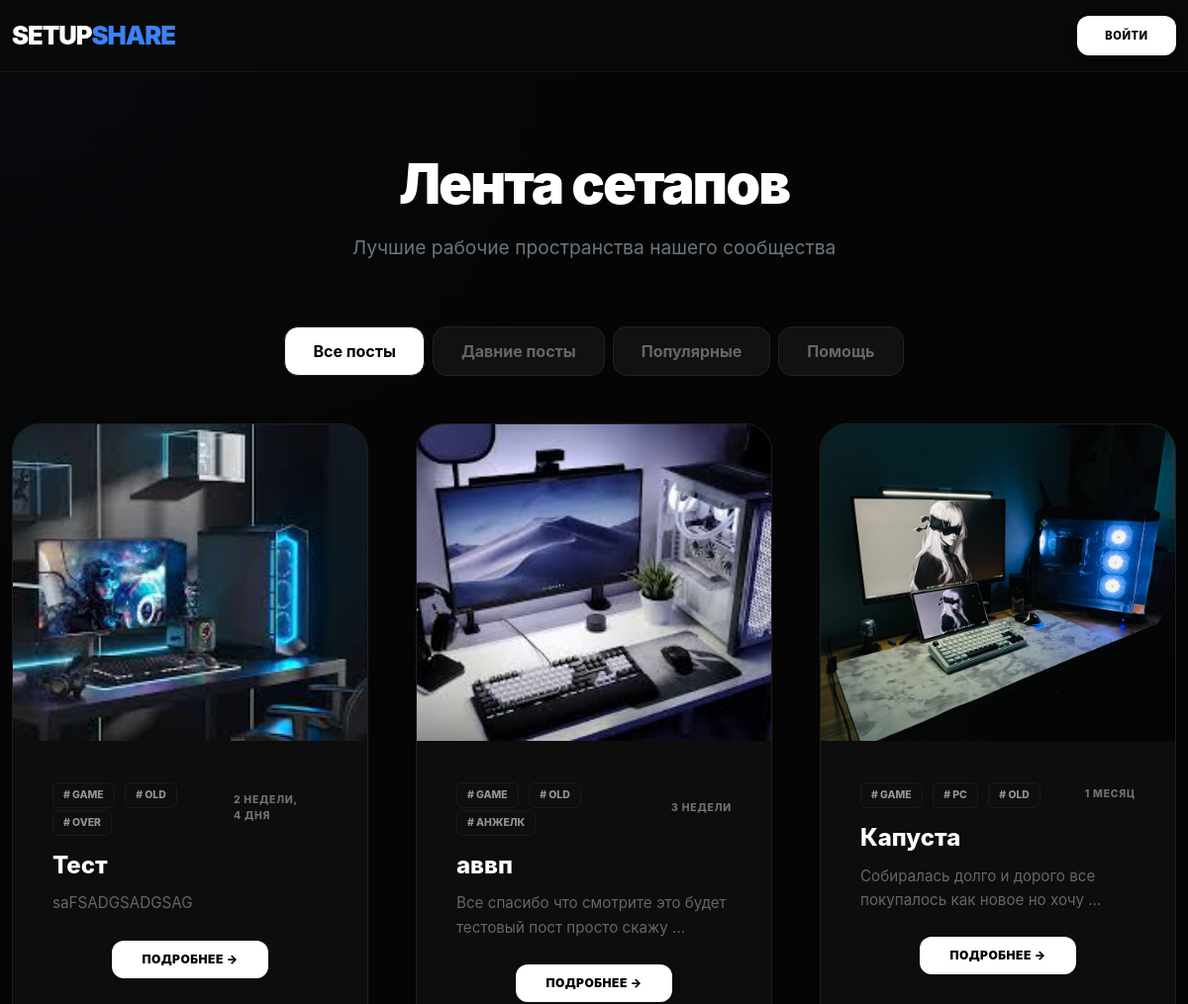
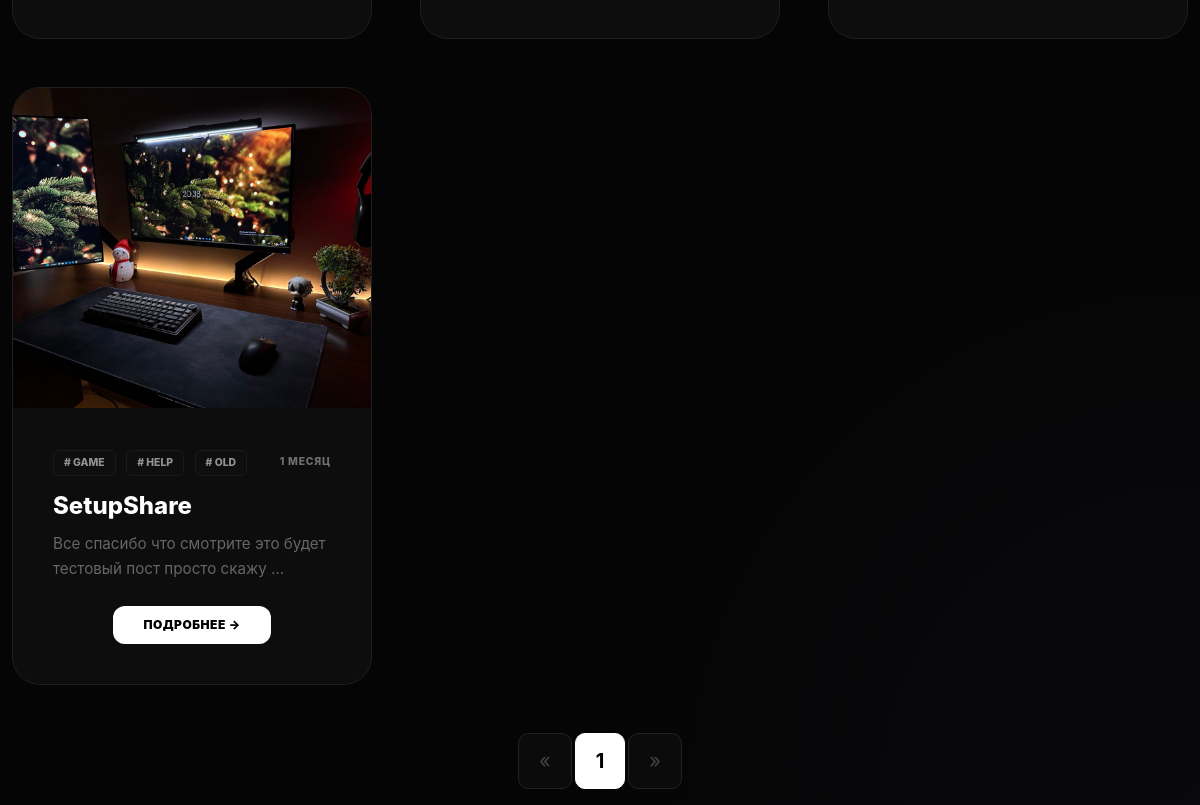
The page / on the database its author committed (2 pictures, top to bottom).
### main/models.py (models this page shows, shortened)
class SetupPosts(models.Model):
    title = models.CharField(max_length=50, verbose_name='Название поста')
    main_photo = models.ImageField(upload_to='main_photo')
    more_photo1 = models.ImageField(upload_to='morePhoto1', blank=True, null=True)
    more_photo2 = models.ImageField(upload_to='morePhoto2', blank=True, null=True)
    more_photo3 = models.ImageField(upload_to='morePhoto3', blank=True, null=True)
    cpu = models.CharField(max_length=20, verbose_name='Процесор')
    gpu = models.CharField(max_length=20, verbose_name='Видеокарта')
    ram = models.CharField(max_length=20, verbose_name='Оперативка')
    ssd = models.CharField(max_length=30, verbose_name='Накопитель')
    monitor = models.CharField(max_length=30, verbose_name='Монитор')
    ps = models.CharField(max_length=30, blank=True, null=True, verbose_name='БП')
    comment = models.CharField(blank=True, null=True, max_length=100, verbose_name='Дополнение')
    story_setup = models.TextField(blank=True, null=True, verbose_name='История Сборки')
    tegs = models.ManyToManyField(Tag, blank=True, verbose_name='Теги', related_name='posts')
    time = models.DateTimeField(auto_now_add=True, verbose_name="Дата публикации")
    likes = models.ManyToManyField(settings.AUTH_USER_MODEL, related_name='post_likes')
    creator = models.ForeignKey(settings.AUTH_USER_MODEL, on_delete=models.CASCADE)

class Tag(models.Model):
    name = models.CharField(max_length=50, verbose_name='Название тега')

### main/views.py (the view)
# urls.py: path('', views.MainPagePostViews.as_view(), name='main_page'),
class MainPagePostViews(ListView):
    template_name = 'main/index.html'
    model = SetupPosts
    context_object_name = 'posts'
    ordering = ['-time']
    paginate_by = 12
    def get_queryset(self):
        sort = self.request.GET.get('status')
        if sort == 'old':
            return SetupPosts.objects.order_by('time')
        elif sort == 'likes':
            return SetupPosts.objects.annotate(lik=Count('likes')).order_by('-lik')
        elif sort == 'help':
            return SetupPosts.objects.filter(tegs__name='help')
        else:
            return SetupPosts.objects.all().order_by('-time')

### templates/main/index.html (shortened to what this page needs)
{% extends "base.html" %}
{% load static %}
{% block extra_css %}
<link href="https://cdn.jsdelivr.net/npm/bootstrap@5.3.0/dist/css/bootstrap.min.css" rel="stylesheet">
<link rel="stylesheet" href="{% static "common.css" %}">
<link rel="stylesheet" href="{% static "main/index.css" %}">
{% endblock extra_css %}
{% block content %}
    <div class="container">
        <header class="hero-section text-center">
            <h1 class="hero-title">Лента сетапов</h1>
            <p class="hero-subtitle text-secondary">Лучшие рабочие пространства нашего сообщества</p>
        </header>
        <div class="filter-nav d-flex justify-content-center gap-2 mb-5">
            <a href="?status=all" class="filter-btn {% if request.GET.status == 'all' or not request.GET.status %}active{% endif %}">Все посты</a>
            <a href="?status=old" class="filter-btn {% if request.GET.status == 'old'%}active{% endif %}">Давние посты</a>
            <a href="?status=likes" class="filter-btn {% if request.GET.status == 'likes'%}active{% endif %}">Популярные</a>
            <a href="?status=help" class="filter-btn {% if request.GET.status == 'help'%}active{% endif %}">Помощь</a>
        </div>
        <div class="row row-cols-1 row-cols-md-2 row-cols-lg-3 g-5 mb-5">
            {% for post in posts %}
            <div class="col">
                <div class="card h-100">
                    <img src="{{ post.main_photo.url }}" class="card-img-top" alt="Setup">
                    <div class="card-body">
                        <div class="d-flex justify-content-between align-items-center mb-3">
                            <div class="tags-group">
                                {% for teg in post.tegs.all|slice:":3" %}
                                <span class="badge-custom"># {{ teg.name|slice:":6"}}</span>
                                {% endfor %}
                            </div>
                            <span class="post-time">{{post.time|timesince}}</span>
                        </div>
                        <h5 class="card-title">{{post.title}}</h5>
                        <p class="card-text">{{post.story_setup|truncatewords:10}}</p>
                        <form action="{% url 'main:detail_post' post.pk %}?next={{ request.get_full_path|urlencode }}">
                            <div class="mt-auto d-flex justify-content-center">
                                <button type='submit' onclick="location.href='detail.html'" class="btn-details">ПОДРОБНЕЕ →</button>
                            </div>
                        </form>
                    </div>
                </div>
            </div>
            {% endfor %}
        </div>
    </div>
<nav aria-label="Page navigation" class="mt-5">
  <ul class="pagination pagination-lg justify-content-center setup-pagination">
    {% if page_obj.has_previous %}
      <li class="page-item">
        <a class="page-link" href="?page={{ page_obj.previous_page_number }}" aria-label="Previous">
          <span aria-hidden="true">&laquo;</span>
        </a>
      </li>
    {% else %}
      <li class="page-item disabled"><span class="page-link">&laquo;</span></li>
    {% endif %}
    {% for page_num in page_obj.paginator.page_range %}
      {% if page_obj.number == page_num %}
        <li class="page-item active" aria-current="page">
          <span class="page-link">{{ page_num }}</span>
        </li>
      {% else %}
        <li class="page-item">
          <a class="page-link" href="?page={{ page_num }}">{{ page_num }}</a>
        </li>
      {% endif %}
    {% endfor %}
    {% if page_obj.has_next %}
      <li class="page-item">
        <a class="page-link" href="?page={{ page_obj.next_page_number }}" aria-label="Next">
          <span aria-hidden="true">&raquo;</span>
        </a>
      </li>
    {% else %}
      <li class="page-item disabled"><span class="page-link">&raquo;</span></li>
    {% endif %}
  </ul>
</nav>
{% endblock content %}

### templates/base.html (shortened to what this page needs)
<!DOCTYPE html>
<html lang="en" data-bs-theme="{% block theme %}light{% endblock %}">
<head>
    <link rel="stylesheet" href="https://cdnjs.cloudflare.com/ajax/libs/font-awesome/6.0.0/css/all.min.css">
    {% block extra_css %}{% endblock extra_css %}
</head>
<body>
<nav class="navbar navbar-expand-lg sticky-top custom-navbar">
    <div class="container d-flex justify-content-between align-items-center">
        <div class="nav-left">
            <a class="navbar-brand" href="{% url 'main:main_page' %}">SETUP<span>SHARE</span></a>
        </div>
        {% if user.is_authenticated %}
        <div class="nav-center d-none d-lg-block">
            <div class="user-welcome-center">
                Hi, <span class="highlight-name">{{request.user.username}}</span>!
            </div>
        </div>
        <div class="nav-right d-flex align-items-center gap-3">
            <a href="{% url 'Shop:mainshop' %}" class="btn-market-right">
                <i class="fa-solid fa-cart-shopping"></i> SetupMarket
            </a>
            <div class="control-capsule d-flex align-items-center">
                {% if user.is_staff %}
                    <a href="{% url 'admin:index' %}" class="btn-cap btn-admin-visible">Админ</a>
                {% endif %}
                <a href="{% url 'users:profile' pk=request.user.pk %}" class="btn-cap btn-profile-main">Профиль</a>
                <form action="{% url 'users:logout' %}" method="post" class="m-0">
                    {% csrf_token %}
                    <button type="submit" class="btn-cap btn-exit-large">Выйти</button>
                </form>
            </div>
        </div>
        {% else %}
        <div class="nav-right">
            <a href="{% url 'users:login' %}" class="btn-cap btn-profile-main">Войти</a>
        </div>
        {% endif %}
    </div>
</nav>
    {% block content %}
    {% endblock %}
</body>

### static/common.css (style rules this page uses)
:root { --bg-main: #050505; --accent-blue: #3b82f6; --bg-card: #0d0d0d; --text-muted: #94a3b8; --text-main: #e2e8f0; --border-color: #1f1f1f; --nav-height: 44px; }
body { background-color: var(--bg-main); background-image: radial-gradient(circle at 0% 0%, rgba(59, 130, 246, 0.03) 0%, transparent 30%), radial-gradient(circle at 100% 100%, rgba(139, 92, 246, 0.03) 0%, transparent 30%); background-attachment: fixed; color: var(--text-main); font-family: 'Inter', system-ui, -apple-system, sans-serif; min-height: 100vh; margin: 0; }
.container { max-width: 1400px; }
.navbar { background: var(--bg-main); border-bottom: 1px solid #1a1a1a; padding: 20px 0; }
.navbar-brand { font-size: 2rem !important; font-weight: 900 !important; color: #ffffff !important; letter-spacing: -2px; text-transform: uppercase; text-decoration: none; display: flex; align-items: center; }
.custom-navbar { background: rgba(5, 5, 5, 0.85); backdrop-filter: blur(15px); -webkit-backdrop-filter: blur(15px); border-bottom: 1px solid rgba(255, 255, 255, 0.05); padding: 15px 0; z-index: 1000; }
.navbar-brand { font-size: 1.6rem !important; font-weight: 900 !important; color: #fff !important; letter-spacing: -1px; text-transform: uppercase; text-decoration: none; }
.navbar-brand span { color: var(--accent-blue); }
.custom-navbar { background: rgba(10, 10, 10, 0.85); backdrop-filter: blur(15px); border-bottom: 1px solid rgba(255, 255, 255, 0.05); padding: 12px 0; }
.btn-cap { height: 40px; display: flex; align-items: center; justify-content: center; text-decoration: none; border: none; font-size: 0.7rem; font-weight: 800; text-transform: uppercase; padding: 0 18px; border-radius: 12px; transition: all 0.4s cubic-bezier(0.4, 0, 0.2, 1); cursor: pointer; letter-spacing: 0.5px; }
.btn-profile-main { background: #ffffff; color: #000; min-width: 100px; box-shadow: 0 4px 10px rgba(0, 0, 0, 0.2); }

### static/main/index.css (style rules this page uses)
.hero-section { text-align: center; padding: 80px 0 50px; }
.hero-title { font-size: 3.5rem; font-weight: 900; letter-spacing: -2px; color: #ffffff; margin-bottom: 15px; }
.hero-subtitle { color: #94a3b8; font-size: 1.2rem; }
.filter-nav { display: flex; justify-content: center; gap: 15px; margin-bottom: 70px; }
.filter-btn { background: #111; border: 1px solid #222; color: #666; padding: 12px 28px; border-radius: 14px; font-weight: 700; transition: 0.2s; }
.filter-btn.active { background: #fff; color: #000; }
.card { background: var(--bg-card); border: 1px solid var(--border-color); border-radius: 28px; overflow: hidden; transition: all 0.4s cubic-bezier(0.175, 0.885, 0.32, 1.275); height: 100%; display: flex; flex-direction: column; }
.card-img-top { height: 320px; object-fit: cover; }
.card-body { padding: 40px; display: flex; flex-direction: column; flex-grow: 1; }
.post-time { color: #707070; font-size: 0.65rem; font-weight: 800; text-transform: uppercase; letter-spacing: 0.8px; }
.card-title { font-size: 1.5rem; font-weight: 800; color: #ffffff; margin-bottom: 12px; }
.card-text { color: #666; line-height: 1.6; font-size: 0.95rem; margin-bottom: 25px; }
.badge-custom { background: rgba(48, 48, 48, 0.03); color: #939393; padding: 4px 10px; border-radius: 6px; font-size: 0.65rem; font-weight: 800; margin-right: 6px; text-transform: uppercase; border: 1px solid #1a1a1a; display: inline-block; }
.btn-details { background: #ffffff; color: #000000; width: fit-content; padding: 10px 30px; border-radius: 12px; font-weight: 900; border: none; text-transform: uppercase; font-size: 0.75rem; letter-spacing: 0.5px; transition: 0.2s; }
a { text-decoration: none; }
.setup-pagination .page-link { background-color: #121212; color: #ffffff; border: 1px solid #2a2a2a; margin: 0 4px; border-radius: 10px !important; transition: all 0.3s ease; padding: 12px 20px; }
.setup-pagination .page-item.active .page-link { background-color: #ffffff !important; color: #000000 !important; border-color: #ffffff !important; font-weight: bold; }
.setup-pagination .page-item.disabled .page-link { background-color: #0b0b0b; color: #444; border-color: #222; }

### rows shown on the page
SetupPosts: main_photo (picture), time "2 НЕДЕЛИ, 4 ДНЯ", title "Тест", story_setup "saFSADGSADGSAG"
Tag: name "GAME"
Tag: name "OLD"
Tag: name "OVER"
SetupPosts: main_photo (picture), time "3 НЕДЕЛИ", title "аввп", story_setup "Все спасибо что смотрите это будет тестовый пост просто скажу …"
Tag: name "АНЖЕЛК"
SetupPosts: main_photo (picture), time "1 МЕСЯЦ", title "Капуста", story_setup "Собиралась долго и дорого все покупалось как новое но хочу …"
Tag: name "PC"
SetupPosts: main_photo (picture), time "1 МЕСЯЦ", title "SetupShare", story_setup "Все спасибо что смотрите это будет тестовый пост просто скажу …"
Tag: name "HELP"

### other values the page prints
{{ page_num }} "1"
